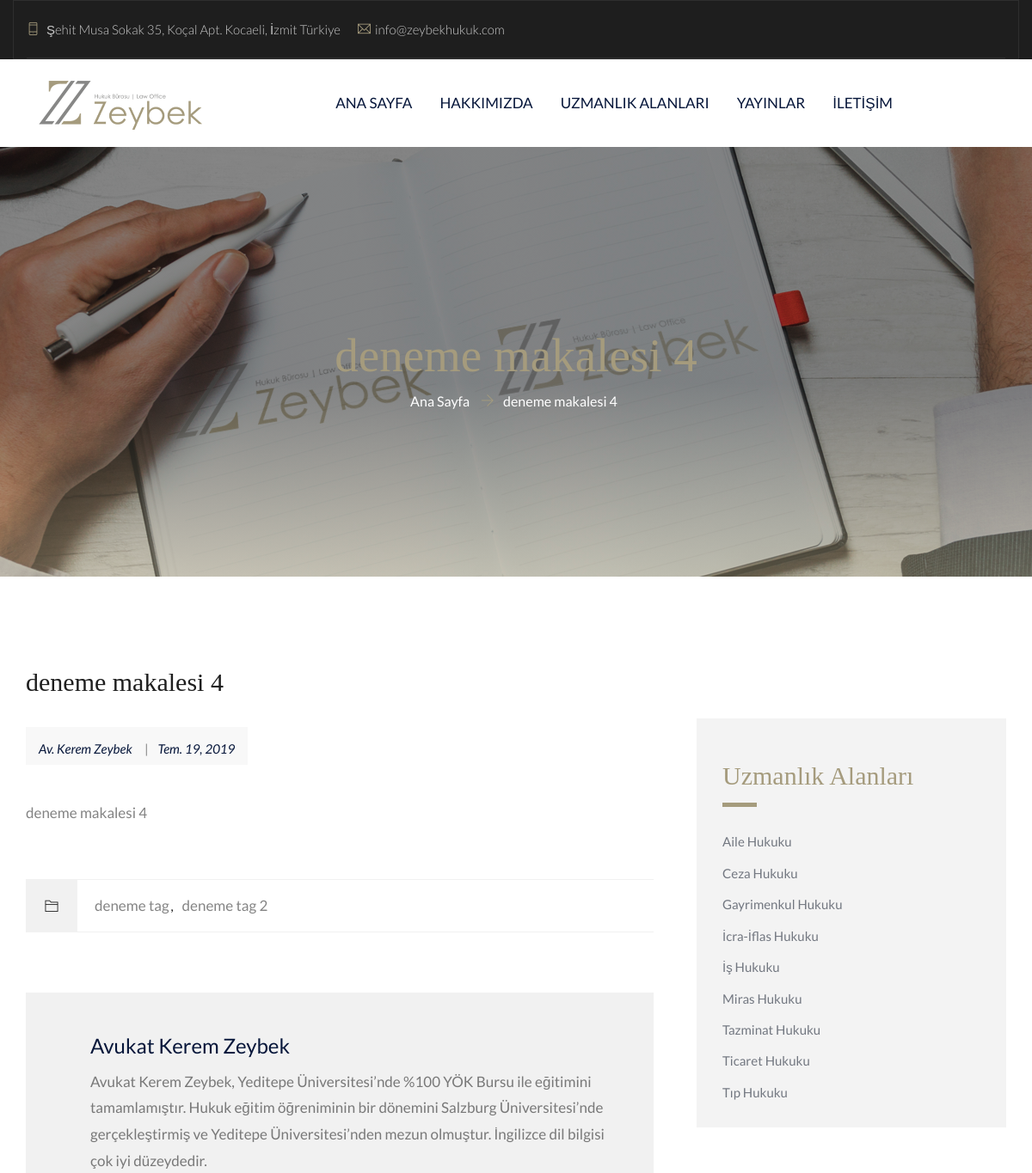
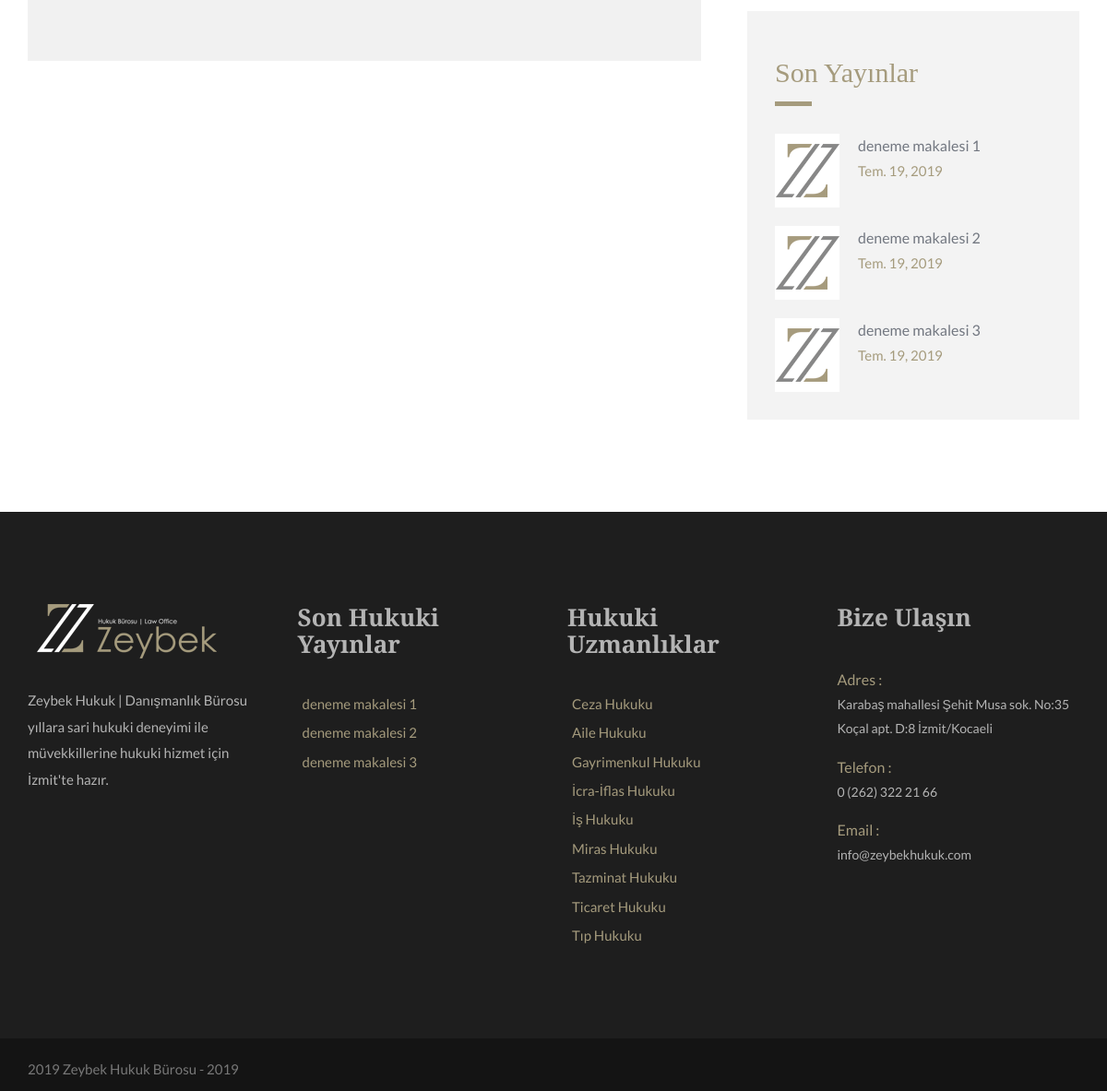
Page /yayin/deneme-makalesi-4 on the committed database (2 pictures, top to bottom).
### mainapp/models.py (models this page shows, shortened)
class Makaleler(models.Model):
    makale_baslik = models.CharField(('Makale Başlığı'), max_length=150)
    makale_yayintarihi = models.DateField(('Makale Yayın Tarihi'))
    makale_mesaj = RichTextField()
    makale_slug = models.SlugField(unique=True)
    KATEGORILER = (
        ('ishukuku', 'İş Hukuku'),
        ('icrahukuku', 'İcra Hukuku'),
        ('ailehukuku', 'Aile Hukuku'),
        ('ticarethukuku', 'Ticaret Hukuku'),
        ('tazminathukuku', 'Tazminat Hukuku'),
        ('tiphukuku', 'Tıp Hukuku'),
        ('gayrimenkulhukuku', 'Gayrimenkul Hukuku'),
        ('mirashukuku', 'Miras Hukuku'),
        ('cezahukuku', 'Ceza Hukuku')
    )
    makale_kategori = models.CharField(('Makale Kategorisi'), max_length=50, choices=KATEGORILER)
    makale_meta_description = models.CharField(('Makale Meta Açıklaması(SEO İÇİN)'), max_length=350)
    tag = models.ManyToManyField(MakaleTags)
    class Meta:
        ordering= ('-makale_yayintarihi',)
        verbose_name = "Makale"
        verbose_name_plural = "Makaleler"

class MakaleTags(models.Model):
    makale_tag_isim = models.CharField(('Makale Tag'), max_length=100)
    def __str__(self):
        return self.makale_tag_isim
    class Meta:
        verbose_name = "Makale Etiketi"
        verbose_name_plural = "Makale Etiketleri"

### mainapp/views.py (the view)
# urls.py: path('yayin/<slug:makaleslug>', makaledetay, name="makaledetay")
def makaledetay(request, makaleslug):
    ucmakale = Makaleler.objects.all().order_by('-makale_yayintarihi')[:3]
    oncekimakale = Makaleler.objects.all().order_by('?').first()
    sonrakimakale = Makaleler.objects.all().order_by('?').first()
    makale = Makaleler.objects.get(makale_slug=makaleslug)
    return render(request, 'mainapp/makaledetay.html', {'makale' : makale,'ucmakale' : ucmakale, 'oncekimakale' : oncekimakale, 'sonrakimakale' : sonrakimakale})

### mainapp/templates/mainapp/makaledetay.html (shortened to what this page needs)
{% extends 'mainapp/components/layout.html' %}
{% load static %}
{% block body %}
<section class="page-title">
    <div class="container">
        <div class="row">
            <div class="col col-xs-12">
                <h1 style="font-size: 55px;">{{ makale.makale_baslik }}</h1>
                <ol class="breadcrumb">
                    <li><a style="color: white;" href="{% url 'index' %}">Ana Sayfa</a></li>
                    <li>{{ makale.makale_baslik }}</li>
                </ol>
            </div>
        </div>
    </div>
</section>
<section class="blog-single-section section-padding">
    <div class="container">
        <div class="row">
            <div class="col col-md-8">
                <div class="blog-content">
                    <div class="post">
                        <h2 class="color-b">{{ makale.makale_baslik }}</h2>
                        <ul class="meta">
                            <li><a href="{% url 'about' %}">Av. Kerem Zeybek</a></li>
                            <li><a>{{ makale.makale_yayintarihi }}</a></li>
                        </ul>
                        <div class="entry-details">
                          {{ makale.makale_mesaj | safe }}
                        </div>
                    </div>
                    <div class="tag-share">
                        <div class="tag">
                            <i class="ti-folder"></i>
                            <ul>
                              {% for tag in makale.tag.all %}
                                <li><a>{{ tag }}</a></li>
                              {% endfor %}
                            </ul>
                        </div>
                    </div>
                    <div class="author-box">
                        <div class="author-content">
                            <a href="{% url 'about' %}" class="author-name">Avukat Kerem Zeybek</a>
                            <p>Avukat Kerem Zeybek, Yeditepe Üniversitesi’nde %100 YÖK Bursu ile eğitimini tamamlamıştır. Hukuk eğitim öğreniminin bir dönemini Salzburg Üniversitesi’nde gerçekleştirmiş ve Yeditepe Üniversitesi’nden mezun olmuştur. İngilizce dil bilgisi çok iyi düzeydedir.</p>
                        </div>
                    </div>
                </div>
            </div>
            <div class="col col-md-4">
                <div class="blog-sidebar">
                    <div class="widget categories-widget">
                        <h3>Uzmanlık Alanları</h3>
                          <ul>
                            <li><a href="{% url 'ailehukuku' %}">Aile Hukuku</a></li>
                            <li><a href="{% url 'cezahukuku' %}">Ceza Hukuku</a></li>
                            <li><a href="{% url 'gayrimenkulhukuku' %}">Gayrimenkul Hukuku</a></li>
                            <li><a href="{% url 'icrahukuku' %}">İcra-İflas Hukuku</a></li>
                            <li><a href="{% url 'ishukuku' %}">İş Hukuku</a></li>
                            <li><a href="{% url 'mirashukuku' %}">Miras Hukuku</a></li>
                            <li><a href="{% url 'tazminathukuku' %}">Tazminat Hukuku</a></li>
                            <li><a href="{% url 'ticarethukuku' %}">Ticaret Hukuku</a></li>
                            <li><a href="{% url 'tiphukuku' %}">Tıp Hukuku</a></li>
                        </ul>
                    </div>
                    <div class="widget popular-post-widget">
                        <h3>Son Yayınlar</h3>
                        <ul>
                          {% for makale in ucmakale %}
                            <li>
                                <div class="post-image">
                                    <a href="{% url 'makaledetay' makaleslug=makale.makale_slug %}"><img src="{% static 'mainapp/images/zeybek-hukuk-kucuk-makale.png' %}" alt="Zeybek Hukuk Sembol"></a>
                                </div>
                                <div class="post-info">
                                    <a href="{% url 'makaledetay' makaleslug=makale.makale_slug %}"><span class="post-title">{{ makale.makale_baslik }}</span></a>
                                    <span class="color-g">{{ makale.makale_yayintarihi }}</span>
                                </div>
                            </li>
                          {% endfor %}
                        </ul>
                    </div>
                </div>
            </div>
        </div>
    </div>
</section>
{% endblock %}

### mainapp/templates/mainapp/components/layout.html (shortened to what this page needs)
{% load static %}
<!DOCTYPE html>
<html lang="tr">
<head>
    <link href="{% static 'mainapp/css/themify-icons.css' %}" rel="stylesheet">
    <link href="{% static 'mainapp/font/flaticon.css' %}" rel="stylesheet">
    <link href="{% static 'mainapp/css/bootstrap.min.css' %}" rel="stylesheet">
    <link href="{% static 'mainapp/css/animate.css' %}" rel="stylesheet">
    <link href="{% static 'mainapp/css/owl.carousel.css' %}" rel="stylesheet">
    <link href="{% static 'mainapp/css/owl.theme.css' %}" rel="stylesheet">
    <link href="{% static 'mainapp/css/slick.css' %}" rel="stylesheet">
    <link href="{% static 'mainapp/css/slick-theme.css' %}" rel="stylesheet">
    <link href="{% static 'mainapp/css/owl.transitions.css' %}" rel="stylesheet">
    <link href="{% static 'mainapp/css/jquery.fancybox.css' %}" rel="stylesheet">
    <link href="{% static 'mainapp/css/odometer-theme-default.css' %}" rel="stylesheet">
    <link href="{% static 'mainapp/css/style.css' %}" rel="stylesheet">
</head>
<body>
    <div class="page-wrapper">
        <header id="header" class="site-header header-style-2">
            <div class="topbar">
                <div class="container">
                    <div class="row">
                        <div class="col col-md-7 col-sm-5">
                            <div class="contact-info">
                                <ul>
                                    <li><i class="ti-mobile"></i> Şehit Musa Sokak 35, Koçal Apt. Kocaeli, İzmit Türkiye</li>
                                    <li><i class="ti-email"></i>info@zeybekhukuk.com</li>
                                </ul>
                            </div>
                        </div>
                    </div>
                </div>
            </div>
            <nav class="navigation navbar navbar-default">
                <div class="container">
                    <div class="navbar-header">
                        <a class="navbar-brand" href="{% url 'index' %}"><img src="{% static 'mainapp/images/zeybek-logo-renk.png' %}" alt="Zeybek Hukuk Logo"></a>
                    </div>
                    <div id="navbar" class="navbar-collapse collapse navbar-right navigation-holder">
                        <ul class="nav navbar-nav">
                            <li>
                                <a href="{% url 'index' %}">Ana Sayfa</a>
                            </li>
                            <li>
                                <a href="{% url 'about' %}">Hakkımızda</a>
                            </li>
                            <li class="menu-item-has-children">
                                <a style="cursor: pointer;">Uzmanlık Alanları</a>
                            </li>
                            <li>
                                <a href="{% url 'yayinlar' %}">Yayınlar</a>
                            </li>
                            <li>
                                <a href="{% url 'iletisim' %}">İletişim</a>
                            </li>
                        </ul>
                    </div>
                </div>
            </nav>
        </header>
        {% block body %}
        {% endblock %}
                <footer class="site-footer">
                    <div class="upper-footer">
                        <div class="container">
                            <div class="row">
                                <div class="col col-lg-3 col-md-3 col-sm-6">
                                    <div class="widget about-widget">
                                        <div class="logo widget-title">
                                            <img src="{% static 'mainapp/images/zeybek-hukuk-logo-beyaz.png' %}" alt="Zeybek Hukuk Beyaz Logo">
                                        </div>
                                        <p>Zeybek Hukuk | Danışmanlık Bürosu yıllara sari hukuki deneyimi ile müvekkillerine hukuki hizmet için İzmit'te hazır.</p>
                                    </div>
                                </div>
                                <div class="col col-lg-3 col-md-3 col-sm-6">
                                    <div>
                                        <div class="widget-title">
                                            <h3>Son Hukuki Yayınlar</h3>
                                        </div>
                                        <ul>
                                          {% for makale in ucmakale %}
                                            <li class="footer-link-lis"><a class="footer-link-as" href="{% url 'makaledetay' makaleslug=makale.makale_slug %}">{{ makale.makale_baslik }}</a></li>
                                          {% endfor %}
                                        </ul>
                                    </div>
                                </div>
                                <div class="col col-lg-3 col-md-3 col-sm-6">
                                    <div>
                                        <div class="widget-title">
                                            <h3>Hukuki Uzmanlıklar</h3>
                                        </div>
                                        <ul>
                                            <li class="footer-link-lis"><a class="footer-link-as" href="{% url 'cezahukuku' %}">Ceza Hukuku</a></li>
                                            <li class="footer-link-lis"><a class="footer-link-as" href="{% url 'ailehukuku' %}">Aile Hukuku</a></li>
                                            <li class="footer-link-lis"><a class="footer-link-as" href="{% url 'gayrimenkulhukuku' %}">Gayrimenkul Hukuku</a></li>
                                            <li class="footer-link-lis"><a class="footer-link-as" href="{% url 'icrahukuku' %}">İcra-İflas Hukuku</a></li>
                                            <li class="footer-link-lis"><a class="footer-link-as" href="{% url 'ishukuku' %}">İş Hukuku</a></li>
                                            <li class="footer-link-lis"><a class="footer-link-as" href="{% url 'mirashukuku' %}">Miras Hukuku</a></li>
                                            <li class="footer-link-lis"><a class="footer-link-as" href="{% url 'tazminathukuku' %}">Tazminat Hukuku</a></li>
                                            <li class="footer-link-lis"><a class="footer-link-as" href="{% url 'ticarethukuku' %}">Ticaret Hukuku</a></li>
                                            <li class="footer-link-lis"><a class="footer-link-as" href="{% url 'tiphukuku' %}">Tıp Hukuku</a></li>
                                        </ul>
                                    </div>
                                </div>
                                <div class="col col-lg-3 col-md-3 col-sm-6">
                                    <div class="widget contact-widget">
                                        <div class="widget-title">
                                            <h3>Bize Ulaşın</h3>
                                        </div>
                                        <ul>
                                            <li><span>Adres : </span> Karabaş mahallesi Şehit Musa sok. No:35 Koçal apt. D:8 İzmit/Kocaeli</li>
                                            <li><span>Telefon : </span> 0 (262) 322 21 66</li>
                                            <li><span>Email : </span> info@zeybekhukuk.com</li>
                                        </ul>
                                    </div>
                                </div>
                            </div>
                        </div>
                    </div>
                    <div class="lower-footer">
                        <div class="container">
                            <div class="row">
                                <div class="col col-xs-12">
                                  <p class="copyright-one">2019 Zeybek Hukuk Bürosu - 2019 </p>
                                </div>
                            </div>
                        </div>
                    </div>
                </footer>
            </div>
        </body>
        </html>

### rows in the picture
Makaleler: makale_baslik "deneme makalesi 4", makale_yayintarihi "Tem. 19, 2019", makale_mesaj "deneme makalesi 4"
MakaleTags: makale_tag_isim "deneme tag"
MakaleTags: makale_tag_isim "deneme tag 2"
Makaleler: makale_baslik "deneme makalesi 1", makale_yayintarihi "Tem. 19, 2019"
Makaleler: makale_baslik "deneme makalesi 2", makale_yayintarihi "Tem. 19, 2019"
Makaleler: makale_baslik "deneme makalesi 3", makale_yayintarihi "Tem. 19, 2019"
